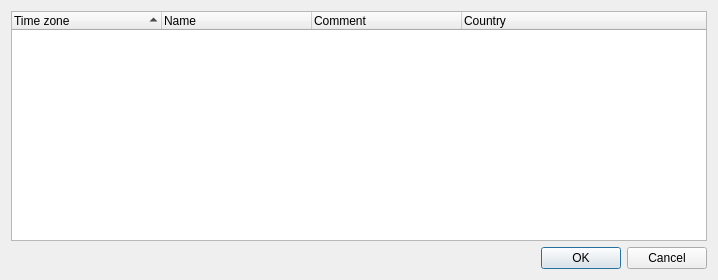
<?xml version="1.0" encoding="UTF-8"?>
<ui version="4.0">
 <class>OneG4WorldClockConfigurationTimeZones</class>
 <widget class="QDialog" name="OneG4WorldClockConfigurationTimeZones">
  <property name="geometry">
   <rect>
    <x>0</x>
    <y>0</y>
    <width>718</width>
    <height>280</height>
   </rect>
  </property>
  <property name="windowTitle">
   <string>World Clock Time Zones</string>
  </property>
  <layout class="QVBoxLayout" name="verticalLayout_3">
   <item>
    <widget class="QTreeWidget" name="timeZonesTW">
     <property name="editTriggers">
      <set>QAbstractItemView::NoEditTriggers</set>
     </property>
     <property name="alternatingRowColors">
      <bool>true</bool>
     </property>
     <property name="sortingEnabled">
      <bool>true</bool>
     </property>
     <property name="columnCount">
      <number>4</number>
     </property>
     <attribute name="headerDefaultSectionSize">
      <number>150</number>
     </attribute>
     <column>
      <property name="text">
       <string>Time zone</string>
      </property>
     </column>
     <column>
      <property name="text">
       <string>Name</string>
      </property>
     </column>
     <column>
      <property name="text">
       <string>Comment</string>
      </property>
     </column>
     <column>
      <property name="text">
       <string>Country</string>
      </property>
     </column>
    </widget>
   </item>
   <item>
    <widget class="QDialogButtonBox" name="buttons">
     <property name="standardButtons">
      <set>QDialogButtonBox::Cancel|QDialogButtonBox::Ok</set>
     </property>
    </widget>
   </item>
  </layout>
 </widget>
 <tabstops>
  <tabstop>timeZonesTW</tabstop>
  <tabstop>buttons</tabstop>
 </tabstops>
 <resources/>
 <connections>
  <connection>
   <sender>buttons</sender>
   <signal>accepted()</signal>
   <receiver>OneG4WorldClockConfigurationTimeZones</receiver>
   <slot>accept()</slot>
   <hints>
    <hint type="sourcelabel">
     <x>86</x>
     <y>244</y>
    </hint>
    <hint type="destinationlabel">
     <x>97</x>
     <y>253</y>
    </hint>
   </hints>
  </connection>
  <connection>
   <sender>buttons</sender>
   <signal>rejected()</signal>
   <receiver>OneG4WorldClockConfigurationTimeZones</receiver>
   <slot>reject()</slot>
   <hints>
    <hint type="sourcelabel">
     <x>67</x>
     <y>244</y>
    </hint>
    <hint type="destinationlabel">
     <x>62</x>
     <y>253</y>
    </hint>
   </hints>
  </connection>
 </connections>
 <slots>
  <signal>maximumNetSpeedChanged(QString)</signal>
  <slot>on_typeCOB_currentIndexChanged(int)</slot>
  <slot>on_sourceCOB_currentIndexChanged(int)</slot>
  <slot>on_maximumHS_valueChanged(int)</slot>
  <slot>saveSettings()</slot>
 </slots>
</ui>
